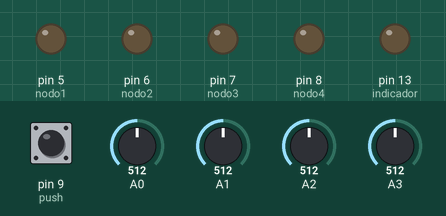
Simulated run of this sketch. Board: Arduino Uno, built with avr-gcc and run on an emulated ATmega328P. On the bench: output pins drawn as LEDs (lit = HIGH). The inputs (shaded band) are chosen by the test bench; at power-on: pin 9 (push) LOW, A0 = 512, A1 = 512, A2 = 512, A3 = 512.

Above: at 1.2 s.
1.3 s: pin 9 (push) pulled HIGH for 0.15 s
At 2.4 s:
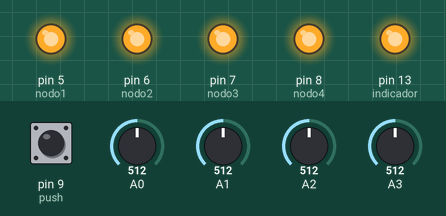
Timing chart, 0 to 17.1 s (numbered marks = the images above; inputs shaded):
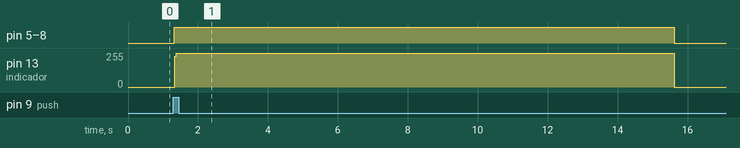

The sketch:

Autodiagnostico.ino
```cpp
int nodo1 = 5;
int nodo2 = 6;
int nodo3 = 7;
int nodo4 = 8;
int indicador =13;
int push = 9;
int boton = 0;
int contador =0;

void setup() {
  pinMode(nodo1, OUTPUT);
  pinMode(nodo2, OUTPUT);
  pinMode(nodo3, OUTPUT);
  pinMode(nodo4, OUTPUT);
  pinMode(indicador,OUTPUT);
  pinMode(push, INPUT);
  Serial.begin(9600);
}
void loop() {

  digitalWrite(nodo1,LOW);
  digitalWrite(nodo2,LOW);
  digitalWrite(nodo3,LOW);
  digitalWrite(nodo4,LOW);
  digitalWrite(indicador,LOW);

  boton = digitalRead(push);

 if(boton == 1){
  digitalWrite(indicador,HIGH);
  contador = contador+1;
  for (contador == 1; contador >=500; contador++){
     int sensor1 = analogRead(A3);
     int sensor2 = analogRead(A2);
     int sensor3 = analogRead(A1);
     int sensor4 = analogRead(A0);
     if(sensor1 >=300){
      digitalWrite(nodo1,HIGH);
     }
     if(sensor2 >=300){
      digitalWrite(nodo2,HIGH);
     }
     if(sensor3 >=300){
      digitalWrite(nodo3,HIGH);
      }
     if(sensor4 >=300){
      digitalWrite(nodo4,HIGH);
      }
  }
 }
}
```

Measured:
- after the input at 1.3 s, pin 5 (nodo1), pin 6 (nodo2), pin 7 (nodo3), pin 8 (nodo4): LOW → HIGH at once, → LOW 14.3 s later; pin 13 (indicador): 0/255 → 255/255 at once, → 0/255 14.3 s later
